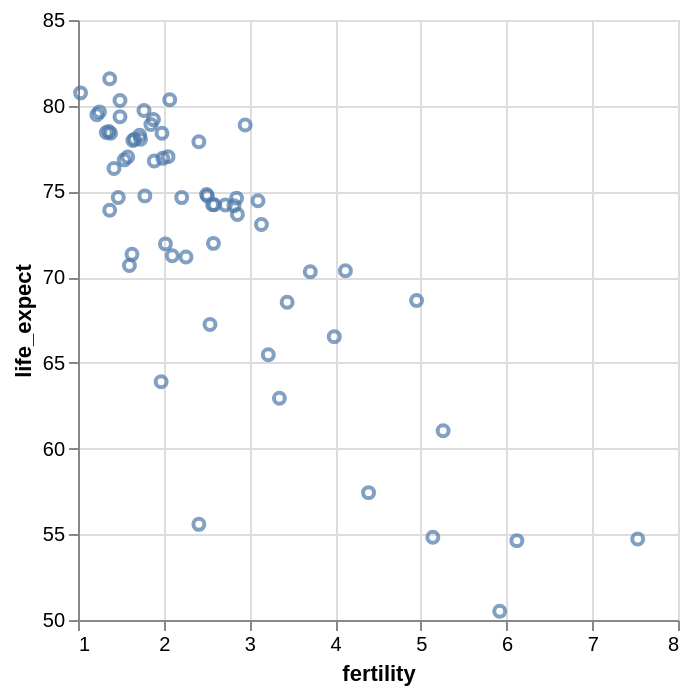

Notebook source saved alongside this figure:
### Markdown cell above
By default, axes for linear quantitative scales include zero to ensure a proper baseline for comparing ratio-valued data. In some cases, however, a zero baseline may be meaningless or you may want to focus on interval comparisons. To disable automatic inclusion of zero, configure the scale mapping using the encoding `scale` attribute:

### Code cell
alt.Chart(data2000).mark_point().encode(
    alt.X('fertility:Q', scale=alt.Scale(zero=False)),
    alt.Y('life_expect:Q', scale=alt.Scale(zero=False))
)

### Figure 1 — Vega-Lite specification as saved in the notebook (floating-point values rounded to 4 significant figures)
{"config": {"view": {"continuousWidth": 300, "continuousHeight": 300}}, "data": {"name": "data-bc091f26dcbfed41e77a4db283369a07"}, "mark": {"type": "point"}, "encoding": {"x": {"field": "fertility", "scale": {"zero": false}, "type": "quantitative"}, "y": {"field": "life_expect", "scale": {"zero": false}, "type": "quantitative"}}, "$schema": "https://vega.github.io/schema/vega-lite/v6.1.0.json", "datasets": {"data-bc091f26dcbfed41e77a4db283369a07": [{"year": 2000, "country": "Afghanistan", "cluster": 0, "pop": 19542982, "life_expect": 54.73, "fertility": 7.53}, {"year": 2000, "country": "Argentina", "cluster": 3, "pop": 37070774, "life_expect": 74.22, "fertility": 2.59}, {"year": 2000, "country": "Australia", "cluster": 4, "pop": 19017963, "life_expect": 79.72, "fertility": 1.77}, {"year": 2000, "country": "Austria", "cluster": 1, "pop": 8010428, "life_expect": 78.49, "fertility": 1.36}, {"year": 2000, "country": "Bahamas", "cluster": 3, "pop": 325014, "life_expect": 71.25, "fertility": 2.1}, {"year": 2000, "country": "Bangladesh", "cluster": 0, "pop": 129193327, "life_expect": 65.47, "fertility": 3.22}, {"year": 2000, "country": "Barbados", "cluster": 3, "pop": 264657, "life_expect": 74.74, "fertility": 1.78}, {"year": 2000, "country": "Belgium", "cluster": 1, "pop": 10264343, "life_expect": 78.04, "fertility": 1.66}, {"year": 2000, "country": "Bolivia", "cluster": 3, "pop": 8592656, "life_expect": 66.53, "fertility": 3.99}, {"year": 2000, "country": "Brazil", "cluster": 3, "pop": 175873720, "life_expect": 71.18, "fertility": 2.26}, {"year": 2000, "country": "Canada", "cluster": 3, "pop": 30683313, "life_expect": 79.36, "fertility": 1.49}, {"year": 2000, "country": "Chile", "cluster": 3, "pop": 15351799, "life_expect": 76.93, "fertility": 1.99}, {"year": 2000, "country": "China", "cluster": 4, "pop": 1264099069, "life_expect": 71.33, "fertility": 1.63}, {"year": 2000, "country": "Colombia", "cluster": 3, "pop": 39215135, "life_expect": 74.23, "fertility": 2.57}, {"year": 2000, "country": "Costa Rica", "cluster": 3, "pop": 3979193, "life_expect": 77.9, "fertility": 2.41}, {"year": 2000, "country": "Croatia", "cluster": 1, "pop": 4548434, "life_expect": 74.65, "fertility": 1.47}, {"year": 2000, "country": "Cuba", "cluster": 3, "pop": 11105791, "life_expect": 77.01, "fertility": 1.58}, {"year": 2000, "country": "Dominican Republic", "cluster": 3, "pop": 8540791, "life_expect": 73.66, "fertility": 2.86}, {"year": 2000, "country": "Ecuador", "cluster": 3, "pop": 12626507, "life_expect": 74.46, "fertility": 3.1}, {"year": 2000, "country": "Egypt", "cluster": 5, "pop": 71371371, "life_expect": 68.54, "fertility": 3.44}, {"year": 2000, "country": "El Salvador", "cluster": 3, "pop": 5958482, "life_expect": 73.07, "fertility": 3.14}, {"year": 2000, "country": "Finland", "cluster": 1, "pop": 5176209, "life_expect": 78.04, "fertility": 1.73}, {"year": 2000, "country": "France", "cluster": 1, "pop": 58665453, "life_expect": 79.19, "fertility": 1.88}, {"year": 2000, "country": "Georgia", "cluster": 1, "pop": 4265172, "life_expect": 70.68, "fertility": 1.6}, {"year": 2000, "country": "Germany", "cluster": 1, "pop": 81551677, "life_expect": 78.39, "fertility": 1.38}, {"year": 2000, "country": "Greece", "cluster": 1, "pop": 11038109, "life_expect": 78.44, "fertility": 1.33}, {"year": 2000, "country": "Grenada", "cluster": 3, "pop": 107432, "life_expect": 71.97, "fertility": 2.58}, {"year": 2000, "country": "Haiti", "cluster": 3, "pop": 8360225, "life_expect": 57.43, "fertility": 4.39}, {"year": 2000, "country": "Hong Kong, China", "cluster": 4, "pop": 6731195, "life_expect": 80.75, "fertility": 1.03}, {"year": 2000, "country": "Iceland", "cluster": 1, "pop": 281462, "life_expect": 80.35, "fertility": 2.07}, {"year": 2000, "country": "India", "cluster": 0, "pop": 1059633675, "life_expect": 62.94, "fertility": 3.35}, {"year": 2000, "country": "Indonesia", "cluster": 4, "pop": 214072421, "life_expect": 67.24, "fertility": 2.54}, {"year": 2000, "country": "Iran", "cluster": 5, "pop": 65544383, "life_expect": 71.94, "fertility": 2.02}, {"year": 2000, "country": "Iraq", "cluster": 5, "pop": 24628858, "life_expect": 68.64, "fertility": 4.95}, {"year": 2000, "country": "Ireland", "cluster": 1, "pop": 3768950, "life_expect": 76.77, "fertility": 1.89}, {"year": 2000, "country": "Israel", "cluster": 5, "pop": 6116958, "life_expect": 78.87, "fertility": 2.95}, {"year": 2000, "country": "Italy", "cluster": 1, "pop": 56966397, "life_expect": 79.64, "fertility": 1.25}, {"year": 2000, "country": "Jamaica", "cluster": 3, "pop": 2612205, "life_expect": 74.64, "fertility": 2.21}, {"year": 2000, "country": "Japan", "cluster": 4, "pop": 126803861, "life_expect": 81.57, "fertility": 1.37}, {"year": 2000, "country": "Kenya", "cluster": 2, "pop": 30851606, "life_expect": 54.83, "fertility": 5.14}, {"year": 2000, "country": "Lebanon", "cluster": 5, "pop": 4320642, "life_expect": 74.82, "fertility": 2.5}, {"year": 2000, "country": "Mexico", "cluster": 3, "pop": 97873442, "life_expect": 74.21, "fertility": 2.72}, {"year": 2000, "country": "Netherlands", "cluster": 1, "pop": 15899135, "life_expect": 78.28, "fertility": 1.72}, {"year": 2000, "country": "New Zealand", "cluster": 4, "pop": 3855266, "life_expect": 78.39, "fertility": 1.98}, {"year": 2000, "country": "Nigeria", "cluster": 2, "pop": 122851984, "life_expect": 54.63, "fertility": 6.12}, {"year": 2000, "country": "North Korea", "cluster": 4, "pop": 23367059, "life_expect": 63.9, "fertility": 1.97}, {"year": 2000, "country": "Norway", "cluster": 1, "pop": 4491202, "life_expect": 78.9, "fertility": 1.85}, {"year": 2000, "country": "Pakistan", "cluster": 0, "pop": 154369924, "life_expect": 61.04, "fertility": 5.26}, {"year": 2000, "country": "Peru", "cluster": 3, "pop": 26654439, "life_expect": 74.61, "fertility": 2.85}, {"year": 2000, "country": "Philippines", "cluster": 4, "pop": 77958223, "life_expect": 70.31, "fertility": 3.71}, {"year": 2000, "country": "Poland", "cluster": 1, "pop": 38504431, "life_expect": 73.9, "fertility": 1.37}, {"year": 2000, "country": "Portugal", "cluster": 1, "pop": 10300626, "life_expect": 76.84, "fertility": 1.54}, {"year": 2000, "country": "Rwanda", "cluster": 2, "pop": 8109989, "life_expect": 50.51, "fertility": 5.92}, {"year": 2000, "country": "Saudi Arabia", "cluster": 5, "pop": 21547390, "life_expect": 70.37, "fertility": 4.12}, {"year": 2000, "country": "South Africa", "cluster": 2, "pop": 46813266, "life_expect": 55.58, "fertility": 2.41}, {"year": 2000, "country": "South Korea", "cluster": 4, "pop": 46788591, "life_expect": 76.34, "fertility": 1.42}, {"year": 2000, "country": "Spain", "cluster": 1, "pop": 40741651, "life_expect": 79.47, "fertility": 1.22}, {"year": 2000, "country": "Switzerland", "cluster": 1, "pop": 7182059, "life_expect": 80.3, "fertility": 1.49}, {"year": 2000, "country": "Turkey", "cluster": 1, "pop": 64113547, "life_expect": 74.73, "fertility": 2.51}, {"year": 2000, "country": "United Kingdom", "cluster": 1, "pop": 58850043, "life_expect": 77.97, "fertility": 1.64}, {"year": 2000, "country": "United States", "cluster": 3, "pop": 282398554, "life_expect": 77.03, "fertility": 2.05}, {"year": 2000, "country": "Venezuela", "cluster": 3, "pop": 24427729, "life_expect": 74.17, "fertility": 2.82}]}}
